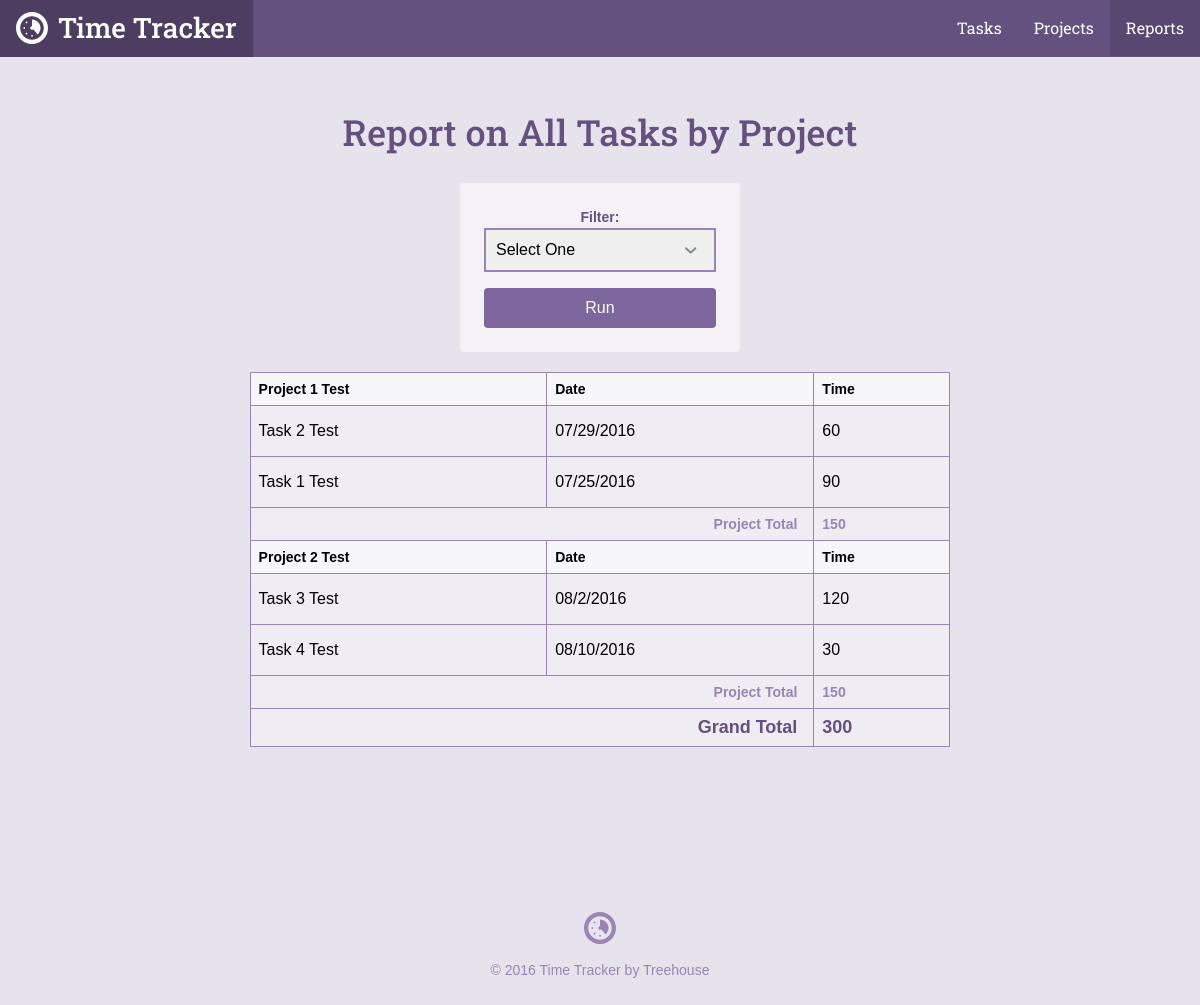
The page /reports.php on the database as committed earlier.
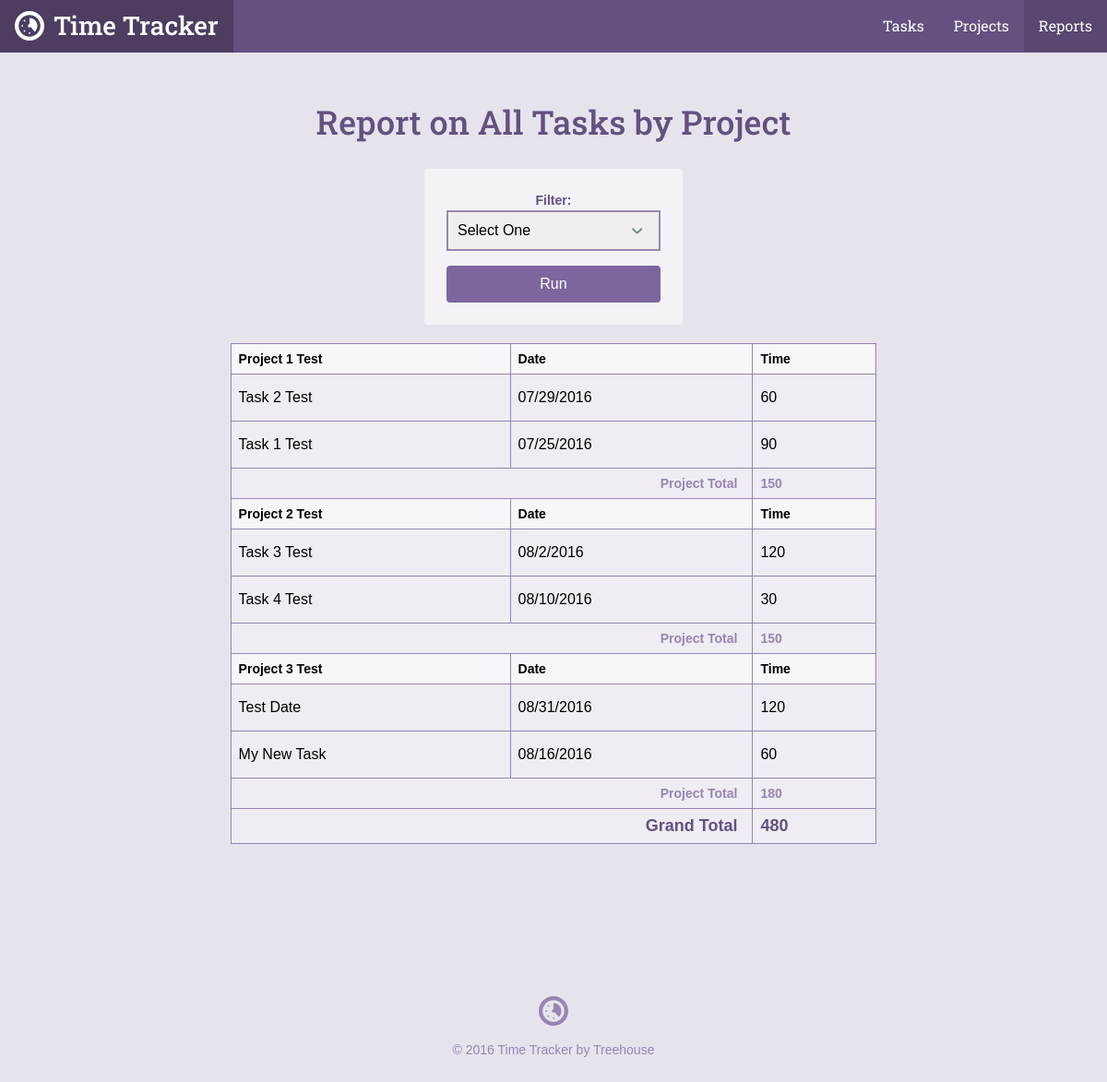
The same page on the database as committed later.
### tables this page shows
CREATE TABLE `tasks` (
	`task_id`	INTEGER PRIMARY KEY AUTOINCREMENT,
	`project_id`	INTEGER,
	`title`	TEXT,
	`date`	INTEGER NOT NULL,
	`time`	TEXT NOT NULL
);

CREATE TABLE `projects` (
	`project_id`	INTEGER PRIMARY KEY AUTOINCREMENT,
	`title`	TEXT NOT NULL,
	`category`	TEXT NOT NULL
);

### inc/functions.php (called while the page is built, shortened)
<?php
function get_task_list($filter = null) {
    include 'connection.php';
    $sql = 'SELECT tasks.*, projects.title as project FROM tasks'
        . ' JOIN projects ON tasks.project_id = projects.project_id';
    $where = '';
    $orderBy = ' ORDER BY date DESC';
    if ($filter) {
        $orderBy = ' ORDER BY projects.title ASC, date DESC';
    }
    try {
        $results = $db->prepare($sql . $where . $orderBy);
        $results->execute();
    } catch (Exception $e) {
        echo "Error!: " . $e->getMessage() . "<br />";
        return array();
    }
    return $results->fetchAll(PDO::FETCH_ASSOC);
}

### reports.php (the view, shortened to what this page needs)
<?php
require 'inc/functions.php';
$page = "reports";
$filter = 'all';
include 'inc/header.php';
?>
<div class="col-container page-container">
    <div class="col col-70-md col-60-lg col-center">
        <div class="col-container">
            <h1 class='actions-header'>Report on <?php
            if (!is_array($filter)) {
                echo "All Tasks by Project";
            }
            ?></h1>
            <form class='form-container form-report' action='reports.php' method='get'>
                <label for='filter'>Filter:</label>
                <select id='filter' name='filter'>
                    <option value=''>Select One</option>
                </select>
                <input class="button" type="submit" value="Run" />
            </form>
        </div>
        <div class="section page">
            <div class="wrapper">
                <table>
                    <?php
                    $total = $project_id = $project_total = 0;
                    $tasks = get_task_list($filter);
                    foreach ($tasks as $item) {
                        if ($project_id != $item['project_id']) {
                            $project_id = $item['project_id'];
                            echo "<thead>\n";
                            echo "<tr>\n";
                            echo "<th>" . $item['project'] . "</th>\n";
                            echo "<th>Date</th>\n";
                            echo "<th>Time</th>\n";
                            echo "</tr>\n";
                            echo "</thead>\n";
                        }
                        $project_total += $item['time'];
                        $total += $item['time'];
                        echo "<tr>\n";
                        echo "<td>". $item['title'] . "</td>\n";
                        echo "<td>". $item['date'] . "</td>\n";
                        echo "<td>". $item['time'] . "</td>\n";
                        echo "</tr>\n";
                        if (next($tasks)['project_id'] != $item['project_id']) {
                            echo "<tr>\n";
                            echo "<th class='project-total-label' colspan='2'>Project Total</th>\n";
                            echo "<th class='project-total-number'>$project_total</th>\n";
                            echo "</tr>\n";
                            $project_total = 0;
                        }
                    }
                    ?>
                    <tr>
                        <th class='grand-total-label' colspan='2'>Grand Total</th>
                        <th class='grand-total-number'><?php echo $total; ?></th>
                    </tr>
                </table>
            </div>
        </div>
    </div>
</div>
<?php include "inc/footer.php"; ?>

### inc/header.php (shortened to what this page needs)
<html>
<head>
	<link rel="stylesheet" href="css/style.css" type="text/css">
</head>
<body>
	<header class="header">
    <div class="col-container">
  		<h1>
        <a class="logo" href="./">
          <svg viewbox="0 0 64 64" class="logo-icon"><use xlink:href="#logo_icon"></use></svg>
          <span class="logo-name">Time Tracker</span>
        </a>
      </h1>
  		<ul class="nav">
        <li class="nav-item tasks<?php if ($page == "tasks") { echo " on"; } ?>"><a class="nav-link" href="task_list.php">Tasks</a></li>
        <li class="nav-item projects<?php if ($page == "projects") { echo " on"; } ?>"><a class="nav-link" href="project_list.php">Projects</a></li>
        <li class="nav-item reports<?php if ($page == "reports") { echo " on"; } ?>"><a class="nav-link" href="reports.php">Reports</a></li>
      </ul>
    </div>
  </header>
	<div id="content">

### inc/footer.php
</div>
	<footer class="footer">
    <div class="col-container">
      <svg viewbox="0 0 64 64" class="logo-icon"><use xlink:href="#logo_icon"></use></svg>
  		<p class="footer-copy">&copy; <?php echo date("Y"); ?> Time Tracker by Treehouse</p>
    </div>
	</footer>
</body>
</html>

Rows that differ between the two databases and show on the page:
added tasks: project.title "Project 3 Test", title "Test Date", date "08/31/2016", time "120"
added tasks: title "My New Task", date "08/16/2016", time "60", project_total "180"
Other text that changed with them:
$total: "300" → "480"
